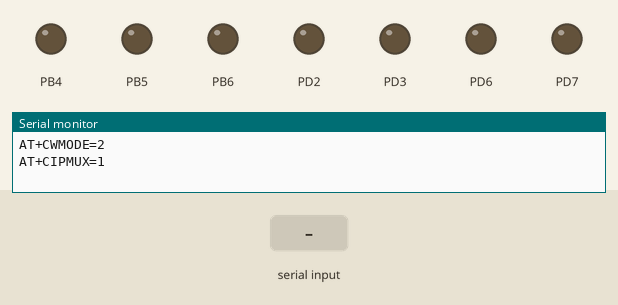
The program below on a simulated ATmega32, built with avr-gcc and emulated at 8 MHz. On the bench: output pins drawn as LEDs (lit = HIGH), the last lines printed to the serial monitor. The test bench sets the inputs (shaded band).

Above: at 1.2 s.
1.3 s: "w" received over Serial
At 4.18 s:
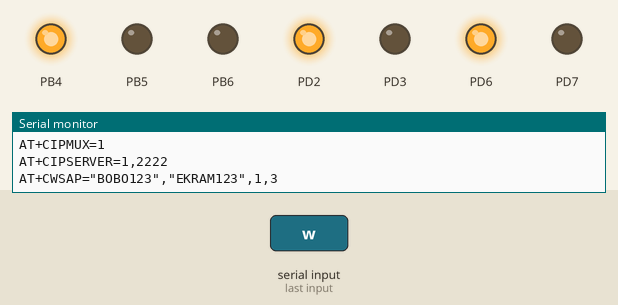
4.3 s: "s" received over Serial
At 4.8 s:
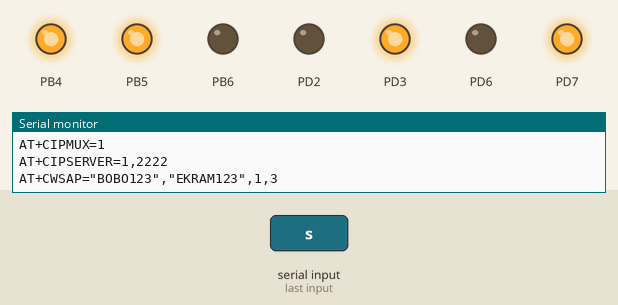
5.8 s: "d" received over Serial
At 7.0 s:
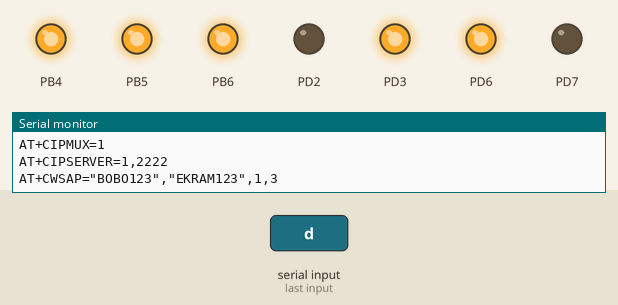
7.3 s: "a" received over Serial
At 8.3 s:
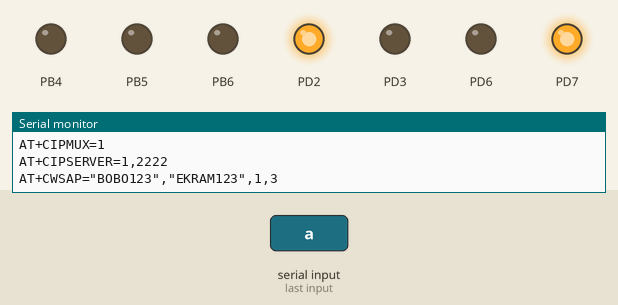
8.8 s: "s" received over Serial
At 9.4 s:
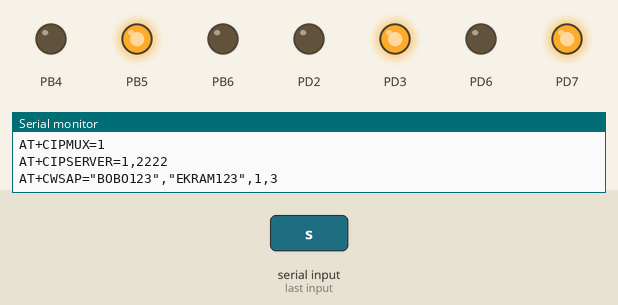
10.3 s: "q" received over Serial
At 10.6 s:
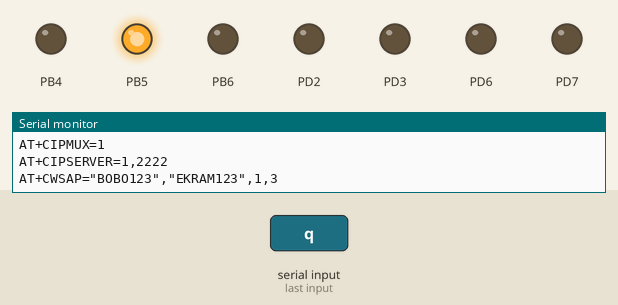
Timing chart, 0 to 12.8 s (numbered marks = the images above; inputs shaded):
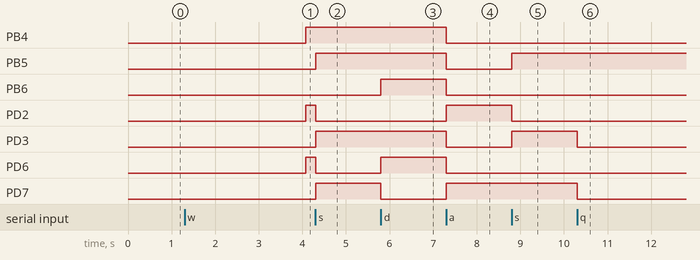

Measured:
- after the input at 1.3 s, PB4, PD2, PD6: LOW → HIGH after 2.8 s
- after the input at 4.3 s, PB5, PD3, PD7: LOW → HIGH at once; PD2, PD6: HIGH → LOW at once
- after the input at 5.8 s, PB6, PD6: LOW → HIGH at once; PD7: HIGH → LOW at once
- after the input at 7.3 s, PB4–6, PD3, PD6: HIGH → LOW at once; PD2, PD7: LOW → HIGH at once
- after the input at 8.8 s, PB5, PD3: LOW → HIGH at once; PD2: HIGH → LOW at once
- after the input at 10.3 s, PD3, PD7: HIGH → LOW at once

The program:

main.c
```c
/***********************************************
 *  Module:Wifi Application
 *
 *  File Name:main.c
 *
 *  Description: Wifi functions implementation
 *
 *  Created on : 29/9/2019
 *
 *  Author: Ahmed Ekram&Ahmed Gaber
 ***********************************************/
/************************************************************************
*			             Included Libraries                              *
************************************************************************/
#include "ESP_Driver.h"
#include "uart_driver.h"
#include "motor.h"
#include "DIO.h"
#include "ESB_WIFI.h"
#include "PWM.h"
/*Global variable to store UDR value*/
uint8_t Reading_g;
/**************************************************************************
 * Function Name : CallBack_Function
 *
 * Description	 : it's function is to change a value of global variable by the value in UDR register according
 *                 to the interrupt that occurs when UART of microcontroller recieve a byte via wifi
 * INPUTS		 : void
 *
 * OUTPUTS 		 : void
 *
 * Return		 : void
 **************************************************************************/
void CallBack_Function (uint8_t data)
{
	Reading_g = data;
}
int main(void)
{
    /* Replace with your application code */
	/*Inilializing UART,MOTOR,ESP_WIFI and PWM*/
	UART_Init(9600,CallBack_Function);
	motor_init();
	ESP_WIFI_Init();
	pwm_init();
	/*Enabling global interrupts*/
	sei();
    while (1)
    {
		if(Reading_g=='w')
		{
			motor_forward();
			pwm_write(100);
			DIO_SetPinDirection(PIN12,OUTPUT);
			DIO_WritePin(PIN12,HIGH);
        }
		else if(Reading_g=='s')
		{
			pwm_write(100);
			DIO_SetPinDirection(PIN13,OUTPUT);
			DIO_WritePin(PIN13,HIGH);
			motor_backward();
		}
		else if(Reading_g=='d')
		{
			pwm_write(100);
			motor_right();
			DIO_SetPinDirection(PIN14,OUTPUT);
			DIO_WritePin(PIN14,HIGH);
		}
		else if(Reading_g=='a')
		{
			pwm_write(100);
			motor_left();
			DIO_WritePin(PIN14,LOW);
			DIO_WritePin(PIN13,LOW);
			DIO_WritePin(PIN12,LOW);
		}
		else if(Reading_g=='q')
		{
		    motor_stop();
		}
}
}
```

ESB_WIFI.h
```c
/***********************************************
 *  Module:ESB_WIFI
 *
 *  File Name:ESB_WIFI.H
 *
 *  Description: ESB WIFI declarations and function prototypes
 *
 *  Created on : 29/9/2019
 *
 *  Author: Ahmed Ekram&Ahmed Gaber
 ***********************************************/
#ifndef ESB_WIFI_H_
#define ESB_WIFI_H_
/************************************************************************
*			             Included Libraries                              *
************************************************************************/
#include "uart_driver.h"
#include <util/delay.h>

/**************************************************************************
 * Function Name : ESP_WIFI_Init
 *
 * Description	 : Operate AT Commands and setting SSID and pw to it
 *
 * INPUTS		 : void
 *
 * OUTPUTS 		 : void
 *
 * Return		 : void
 **************************************************************************/
extern void ESP_WIFI_Init(void);


#endif /* ESB_WIFI_H_ */
```

ESP_WIFI.c
```c
/***********************************************
 *  Module:ESB_WIFI
 *
 *  File Name:ESB_WIFI.c
 *
 *  Description: ESB WIFI  function implementation
 *
 *  Created on : 29/9/2019
 *
 *  Author: Ahmed Ekram&Ahmed Gaber
 ***********************************************/
/************************************************************************
*			             Included Libraries                              *
************************************************************************/
#include "ESB_WIFI.h"

/**************************************************************************
 * Function Name : ESP_WIFI_Init
 *
 * Description	 : Operate AT Commands and setting SSID and pw to it
 *
 * INPUTS		 : void
 *
 * OUTPUTS 		 : void
 *
 * Return		 : void
 **************************************************************************/
void ESP_WIFI_Init(void)
{
	UART_Write_String("AT+CWMODE=2");
	UART_Write_Byte(0xD);
	UART_Write_Byte(0xA);
	_delay_ms(1000);
	UART_Write_String("AT+CIPMUX=1");
	UART_Write_Byte(0xD);
	UART_Write_Byte(0xA);
	_delay_ms(1000);
	UART_Write_String("AT+CIPSERVER=1,2222");
	UART_Write_Byte(0xD);
	UART_Write_Byte(0xA);
	_delay_ms(1000);
	UART_Write_String("AT+CWSAP=\"BOBO123\",\"EKRAM123\",1,3");
	UART_Write_Byte(0xD);
	UART_Write_Byte(0xA);
	_delay_ms(1000);
}
```

PWM.c
```c
/*
 * PWM.c
 *
 * Created: 27/08/2019 11:25:45 ص
 *  Author: AhmedGaber
 */

#include "PWM.h"
#include "Timer.h"

uint8 pwm_inv =  Non_inverted ;
void pwm_init(void) {

	timer0_init();
	 if (pwm_inv == Non_inverted) {setbit(TCCR0,COM00); setbit(TCCR0,COM01);}
else if (pwm_inv == Inverted) {clrbit(TCCR0,COM00); setbit(TCCR0,COM01);}

}


void pwm_write(uint8 speed) {

	OCR0 = ((100 - speed )*255)/100 ;
}
```

PWM.h
```c
/*
 * PWM.h
 *
 * Created: 27/08/2019 11:32:44 ص
 *  Author: AhmedGaber
 */


#ifndef PWM_H_
#define PWM_H_
#include "DIO.h"

#define Inverted 0
#define Non_inverted 1


extern void pwm_init(void);
extern void pwm_write(uint8 speed);
#endif /* PWM_H_ */
```

Timer.c
```c
/*
 * Timer.c
 *
 * Created: 18/08/2019 10:02:39 ص
 *  Author: AhmedGaber
 */

#include "Timer.h"
extern struct cnfg_type timer_cnfg;

void timer0_init(void){
	OCR0  = 0x00;
	TCCR0 = 0x00;
	TCNT0 = 0x00;

	if (timer_cnfg.mode== Normal_mode){
		clrbit(TCCR0,WGM00); clrbit(TCCR0,WGM01); clrbit(TCCR0,COM00); clrbit(TCCR0,COM01);
	}
	else if (timer_cnfg.mode== PWM_PhaseCorrect) {
		setbit(TCCR0,WGM00); clrbit(TCCR0,WGM01); //setbit(TCCR0,COM00); setbit(TCCR0,COM01);
	}
	else if (timer_cnfg.mode== CTC) {
		clrbit(TCCR0,WGM00); setbit(TCCR0,WGM01); setbit(TCCR0,COM00); clrbit(TCCR0,COM01);
	}
	else if (timer_cnfg.mode== Fast_PWM) {
        setbit(TCCR0,WGM00); setbit(TCCR0,WGM01); setbit(TCCR0,COM00); setbit(TCCR0,COM01);
	}

     if (timer_cnfg.prescaler== no_prescaler ) {setbit(TCCR0,CS00); clrbit(TCCR0,CS01); clrbit(TCCR0,CS02);}
else if (timer_cnfg.prescaler== 8 )    {clrbit(TCCR0,CS00); setbit(TCCR0,CS01); clrbit(TCCR0,CS02);}
else if (timer_cnfg.prescaler== 64 )   {setbit(TCCR0,CS00); setbit(TCCR0,CS01); clrbit(TCCR0,CS02);}
else if (timer_cnfg.prescaler== 256 )  {clrbit(TCCR0,CS00); clrbit(TCCR0,CS01); setbit(TCCR0,CS02);}
else if (timer_cnfg.prescaler== 1024 ) {setbit(TCCR0,CS00); clrbit(TCCR0,CS01); setbit(TCCR0,CS02);}
else if (timer_cnfg.prescaler== XFE )  {clrbit(TCCR0,CS00); setbit(TCCR0,CS01); setbit(TCCR0,CS02);}
else if (timer_cnfg.prescaler== XRE )  {setbit(TCCR0,CS00); setbit(TCCR0,CS01); setbit(TCCR0,CS02);}


	if      (timer_cnfg.CMI==Enabled)  { setbit(TIMSK,OCIE0); setbit(SREG,7); }
	else if (timer_cnfg.CMI==Disabled) { clrbit(TIMSK,OCIE0); }

    if      (timer_cnfg.OVI==Enabled)  { setbit(TIMSK,TOIE0);setbit(SREG,7); }
	else if (timer_cnfg.OVI==Disabled) { clrbit(TIMSK,TOIE0); }

}


void timer1_init(void){
	//clear all registers
	TCCR1A = 0x00;
	TCCR1B = 0x00;
	TCNT1H = 0x00;
	TCNT1L = 0x00;
	OCR1AH = 0x00;
	OCR1AL = 0x00;
	OCR1BH = 0x00;
	OCR1BL = 0x00;
	ICR1H  = 0x00;
	ICR1L  = 0x00;
	/*if (timer_cnfg.mode== Normal_mode){
		clrbit(TCCR1A,WGM00); clrbit(TCCR1A,WGM01); clrbit(TCCR0,COM00); clrbit(TCCR0,COM01);
	}
	else if (timer_cnfg.mode== PWM_PhaseCorrect) {
		setbit(TCCR0,WGM00); clrbit(TCCR0,WGM01); setbit(TCCR0,COM00); setbit(TCCR0,COM01);
	}
	else if (timer_cnfg.mode== CTC) {
		clrbit(TCCR0,WGM00); setbit(TCCR0,WGM01); setbit(TCCR0,COM00); clrbit(TCCR0,COM01);
	}
	else if (timer_cnfg.mode== Fast_PWM) {
		setbit(TCCR0,WGM00); setbit(TCCR0,WGM01); setbit(TCCR0,COM00); setbit(TCCR0,COM01);
	}
	*/


}

void timer_delay(uint32 n){
	TCNT0 = 0;
	OCR0 = 125;
	while (n != 0)
	{
      while ((getbit(TIFR,OCF0)) != 1 );
	  n--;
	  setbit(TIFR,OCF0);
	}

}
```

Timer.h
```c
/*
 * Timer.h
 *
 * Created: 18/08/2019 10:10:07 ص
 *  Author: AhmedGaber
 */


#ifndef TIMER_H_
#define TIMER_H_

#include "DIO.h"
//timer registers memory map
#define SREG   (*(volatile uint8*)0x5f)
#define TIMSK  (*(volatile uint8*)0x59) // Timer/counter interrupt mask register
#define TIFR   (*(volatile uint8*)0x58)  // Timer/counter interrupt flag register
#define SFIOR  (*(volatile uint8*)0x50) //special function IO register
//timer 0
#define TCCR0  (*(volatile uint8*)0x53) // Timer/counter control register 0
#define TCNT0  (*(volatile uint8*)0x52) // Timer/counter register 0
#define OCR0   (*(volatile uint8*)0x5C)  //output compare register 0
//timer 2
#define TCCR2  (*(volatile uint8*)0x45) // Timer/counter control register 2
#define TCNT2  (*(volatile uint8*)0x44) // Timer/counter register 2
#define OCR2   (*(volatile uint8*)0x43)  //output compare register 2
#define ASSR   (*(volatile uint8*)0x42)  //Asynchronous
//Timer 1
#define TCCR1A (*(volatile uint8*)0x4F) // Timer/counter control register 1
#define TCCR1B (*(volatile uint8*)0x4E) // Timer/counter register 2
#define TCNT1H (*(volatile uint8*)0x4D)  //output compare register 2
#define TCNT1L (*(volatile uint8*)0x4C) // Timer/counter control register 2
#define OCR1AH (*(volatile uint8*)0x4B) // Timer/counter register 2
#define OCR1AL (*(volatile uint8*)0x4A)  //output compare register 2
#define OCR1BH (*(volatile uint8*)0x49) // Timer/counter control register 2
#define OCR1BL (*(volatile uint8*)0x48) // Timer/counter register 2
#define ICR1H  (*(volatile uint8*)0x47)  //Input capture
#define ICR1L  (*(volatile uint8*)0x46)

//Timer 0 pins
//TCCR0
#define FOC0  7  //Force Output Compare
#define WGM00 6  //Waveform Generation Mode
#define WGM01 3
#define COM01 5  // Compare MAtch output mode
#define COM00 4
#define CS02  2  //clock select
#define CS01  1
#define CS00  0

//TIMSK Timer/Counter Interrupt Mask Register
#define OCIE2  7
#define TOIE2  6
#define TICIE  5
#define OCIE1A 4
#define OCIE1B 3
#define TOIE1  2
#define OCIE0  1  //Timer/Counter0 Output Compare Match Interrupt Enable
#define TOIE0  0  //Timer/Counter0 Overflow Interrupt Enable

//TIFR Timer/Counter Interrupt Flag Register
#define OCF2  7
#define TOV2  6
#define ICF1  5
#define OCF1A 4
#define OCF1  3
#define TOV1  2
#define OCF0  1  //Timer/counter 0 output compare flag
#define TOV0  0  //Timer/counter 0 overflow flag

//Prescaler Reset Timer/Counter1 and Timer/Counter0
#define PSR10 0 //(SFIOR&(1<<0))
#define PSR2  1 //(SFIOR&(1<<1))

//TCCR1A
#define COM1A1 7
#define COM1A0 6
#define COM1B1 5
#define COM1B0 4
#define FOC1A  3
#define FOC1B  2
#define WGM11  1
#define WGM10  0

//TCCR1B
#define ICNC1 7
#define ICES1 6
// reserved 5
#define WGM13 4
#define WGM12 3
#define CS12  2
#define CS11  1
#define CS10  0
//modes
#define Normal_mode 0
#define PWM_PhaseCorrect 1
#define CTC 2
#define Fast_PWM 3

//prescaler
#define no_prescaler  0
#define XFE 2
#define XRE 3

#define Enabled 1
#define Disabled 0

 struct  cnfg_type {
 uint8 mode  ;
 uint16 prescaler;
 uint8 CMI ; //Compare Match Interrupt
 uint8 OVI ; //overflow  Interrupt
	};


extern void timer0_init(void);
extern void timer1_init(void);
extern void timer_delay(uint32 n); //n milliseconds
#endif /* TIMER_H_ */
```

Timer_cnfg.c
```c
/*
 * Timer_cnfg.c
 *
 * Created: 18/08/2019 01:26:25 م
 *  Author: AhmedGaber
 */
#include "Timer.h"

/*
Modes ={ Normal_mode ,PWM_PhaseCorrect ,CTC ,Fast_PWM }
Prescaler = {no_prescaler ,8 ,64 ,256, 1024, XFE (external falling edge) ,XRE (external rising edge) }
compare match interrupt {Enabled ,Disabled}
overflow interrupt {Enabled ,Disabled}
*/
 struct cnfg_type timer_cnfg = {
				 PWM_PhaseCorrect,
				 256,
				 Disabled, //Compare Match Interrupt
				 Disabled , //overflow  Interrupt
         	};
```

motor.c
```c
#include "motor.h"
#include "DIO.h"

void motor_init(){

    DIO_SetPinDirection( PIN30 , OUTPUT ); //motor2 A dir
    DIO_SetPinDirection( PIN31 , OUTPUT ); //motor2 B dir

    DIO_SetPinDirection( PIN26 , OUTPUT ); //motor1 A dir
    DIO_SetPinDirection( PIN27 , OUTPUT ); //motor1 B dir

   // DIO_SetPinDirection( PIN29 , OUTPUT ); //motor1 en
   // DIO_SetPinDirection( PIN28 , OUTPUT ); //motor2 en

}

void motor_forward(){
    DIO_WritePin(PIN30 , HIGH);//motor2 A
    DIO_WritePin(PIN31 , LOW);//motor2 B

    DIO_WritePin(PIN26 , HIGH);//motor1 A
    DIO_WritePin(PIN27 , LOW);//motor1 B
}

void motor_backward(){

    DIO_WritePin(PIN30 , LOW);//motor2 A
    DIO_WritePin(PIN31 , HIGH);//motor2 B
    DIO_WritePin(PIN26 , LOW);//motor1 A
    DIO_WritePin(PIN27 , HIGH);//motor1 B
}

void motor_right(){
    DIO_WritePin(PIN30 , HIGH);//motor2 A
    DIO_WritePin(PIN31 , LOW);//motor2 B
    DIO_WritePin(PIN26 , LOW);//motor1 A
    DIO_WritePin(PIN27 , HIGH);//motor1 B
}

void motor_left(){

    DIO_WritePin(PIN30 , LOW);//motor2 A
    DIO_WritePin(PIN31 , HIGH);//motor2 B
    DIO_WritePin(PIN26 , HIGH);//motor1 A
    DIO_WritePin(PIN27 , LOW);//motor1 B
}

void motor_stop(){

    DIO_WritePin(PIN30 , LOW);//motor2 A
    DIO_WritePin(PIN31 , LOW);//motor2 B
    DIO_WritePin(PIN26 , LOW);//motor1 A
    DIO_WritePin(PIN27 , LOW);//motor1 B

}
```

motor.h
```c
#ifndef __MOTOR_H__
#define __MOTOR_H__

extern void motor_init();
extern void motor_forward();
extern void motor_backward();
extern void motor_right();
extern void motor_left();
extern void motor_stop();


#endif
```

ESP_Driver.h
```c
/*
 * ESP_Driver.h
 *
 * Created: 2/16/2019 4:04:18 PM
 *  Author: Ahmed.Magdy
 */


#ifndef ESP_DRIVER_H_
#define ESP_DRIVER_H_

#include "uart_driver.h"
#include <util/delay.h>
//#define F_CPU 8000000 ULL

/* ======================================================================= */
/* User Options */
/* ============ */
#define Extra_Features_Enable (0)             /* Only Enabled in Case of Micro-controllers with Memory Higher than ATmega32 */
#define SEND_STRING_TO_UART UART_Write_String /* Add UART String Write Service */
#define TIMER_WAIT_FUNCTION() _delay_ms(900)  /* Add Timer milliseconds Wait Service */

/* ======================================================================= */
/* Developer Types */
/* =============== */
#define OK_Status 1
#define NOK_Status 0
#define NO_Response 2
#define Std_ReturnType char
#define ElementDataType unsigned char
#define Data_Ptr unsigned int*
#define Response_Status_Checkpoint(); if(NOK_Status == ESP_ReadResponseLine()){return NOK_Status;}else if(NO_Response == ESP_ReadResponseLine()){return NO_Response;}
typedef enum
{
	Station_mode=49,    /* Client Mode only using the letter "1" in Ascii */
	AP_mode,           /* Access Point Mode only using the letter "2" in Ascii */
	AP_Station_mode    /* Client and Access Point Mode only using the letter "3" in Ascii */
}ESPModeType;
typedef enum
{
	Server=0,
	Client
}ESPOperationType;

/* ======================================================================= */
/* Available Services */
/* =================== */
Std_ReturnType ESP_InitTest(void);
Std_ReturnType ESP_Configure_As_server(ElementDataType* PortNumber);
Std_ReturnType ESP_Enable_multiple_connections(ElementDataType* Mode);
Std_ReturnType ESP_SelectMode(ElementDataType Mode);
Std_ReturnType ESP_CreateAccesPoint(ElementDataType* SSID, ElementDataType* Password, ElementDataType* ChannelNumber, ElementDataType* SecurityLevel);
Std_ReturnType ESP_JoinAccesPoint(ElementDataType* SSID, ElementDataType* Password);
Std_ReturnType ESP_StartServer(ElementDataType* PortNumber);
Std_ReturnType ESP_StartTCPConnection(ElementDataType* IP, ElementDataType* PortNumber);
Std_ReturnType ESP_SendData(ElementDataType* Data, ElementDataType* DataSize);
Data_Ptr ESP_ReceiveData(void);
void ESP_FillResponseBuffer(ElementDataType data);
void ESP_ClearResponseBuffer(void);
void WIFI_Service_Start(ESPOperationType Mode, ElementDataType* Server_Operation_Port,ElementDataType* Server_Operation_SSID, ElementDataType* Server_Operation_Password,
ElementDataType* Client_Operation_SSID, ElementDataType* Client_Operation_Password, ElementDataType* Client_Operation_IP, ElementDataType* Client_Operation_Port );


#if Extra_Features_Enable
Std_ReturnType ESP_WaitForPeerConnect(void);
Std_ReturnType ESP_SetStationIP(ElementDataType* IP);
Std_ReturnType ESP_SetAcessPointIP(ElementDataType* IP);
Std_ReturnType ESP_DHCPEnable(ElementDataType* Mode, ElementDataType* Enable);
Std_ReturnType ESP_QuitAcessPoint();
#endif
/* ======================================================================= */

#endif /* ESP_DRIVER_H_ */
```

uart_driver.c
```c
#include "uart_driver.h"
#include <stdlib.h>
static UART_PtrToFunc UART_Rx_Callback = NULL;
void UART_Init(uint32_t speed,UART_PtrToFunc UART_Receive_Callback)
{
	uint16_t baud_Rate = 0;
	// baud rate registers value
	baud_Rate = ((SYSTEM_FREQ) / ((speed)*16UL))-1;
	// UART transmitting and receiving enable
	UCSRB |= (1U<<RxEN) |(1U<<TxEN);
	UCSRC =(1<<1)|(1<<2)|(1<<7);
	if (UART_Receive_Callback != NULL)
	{
		UART_Rx_Callback = UART_Receive_Callback;
		// UART receive enable and interrupt on receive enable
		UCSRB |= (1U<<RxIE);
	}
	// set registers with baud rate value
	UBRRH	 =		(baud_Rate>>8);
	UBRRL	 =		 baud_Rate;
}
void UART_DeInit(void)
{
	UCSRB = 0;
}


void UART_Write_String(char data[])
{
	while(*data != 0)
	{
		UART_Write_Byte(*data);
		data++;
	}
}
void UART_Write_Byte(char data)
{
	while ( !(UCSRA & (1<<UDRE)) );
	UDR = data;
}

char UART_Receive_Byte(void)
{
	while ( !(UCSRA & (1<<RXC)) );
	return UDR;
}


ISR(USART_RXC_vect)
{
	UART_Rx_Callback(UDR);
}

void Wait_for_Transmission_Complete(void)
{
	while((UCSRA &(1U<<TXC)) == 0);
}
```

uart_driver.h
```c
#ifndef UART_DRIVER_H_
#define UART_DRIVER_H_

#include <stdint.h>
#include <avr/interrupt.h>

#define SYSTEM_FREQ	8000000UL
#define F_CPU 8000000

#define  Disable_Interrupts()		cli()
#define  Enable_Interrupts()		sei()
#define RxEN	(4U)
#define TxEN	(3U)
#define RxIE	(7U)


typedef void(*UART_PtrToFunc)(uint8_t);

void UART_Init(uint32_t speed,UART_PtrToFunc UART_Receive_Callback);
void UART_DeInit(void);
void UART_Write_Byte(char data);
char UART_Receive_Byte(void);
void UART_Write_String(char data[]);
void Wait_for_Transmission_Complete(void);

#endif	/*	UART_DRIVER_H_	*/
```

std_types.h
```c
/*
 * std_types.h
 *
 * Created: 17/08/2019 11:55:17 ص
 *  Author: AhmedGaber
 */


#ifndef STD_TYPES_H_
#define STD_TYPES_H_

typedef unsigned char uint8;
typedef  char int8;
typedef unsigned short uint16;
typedef  short int16;
typedef unsigned int uint32;
typedef int int32;
typedef float f16;
typedef double f32;

//Macros

#define setbit(port,bit)    (port |=(1<<(bit)))
#define clrbit(port,bit) 	(port &=(~(1<<(bit))))
#define togglebit(port,bit) (port ^=(1<<(bit)))
#define getbit(port ,bit)   ((port >> (bit) )&1)


#endif /* STD_TYPES_H_ */
```

Source omitted: DIO.c (1750 bytes), DIO.h (1483 bytes)
